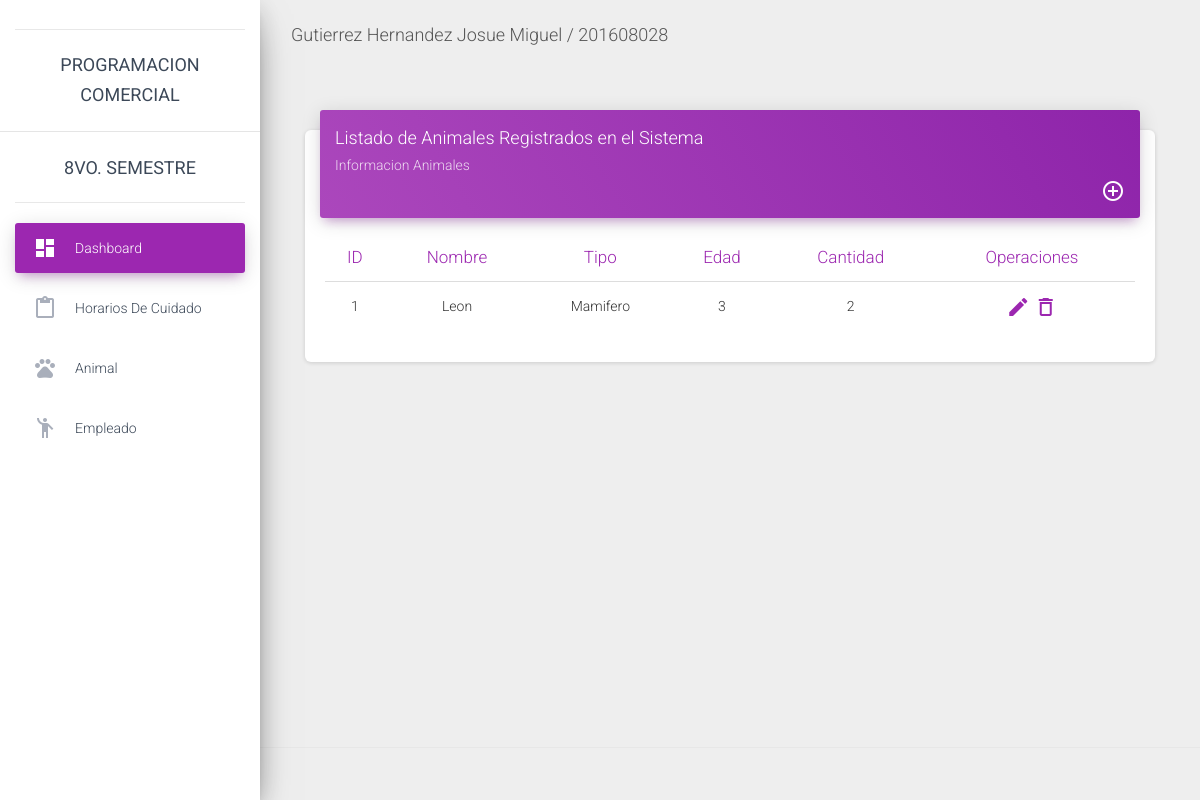
Page /animal/ on the earlier database version.
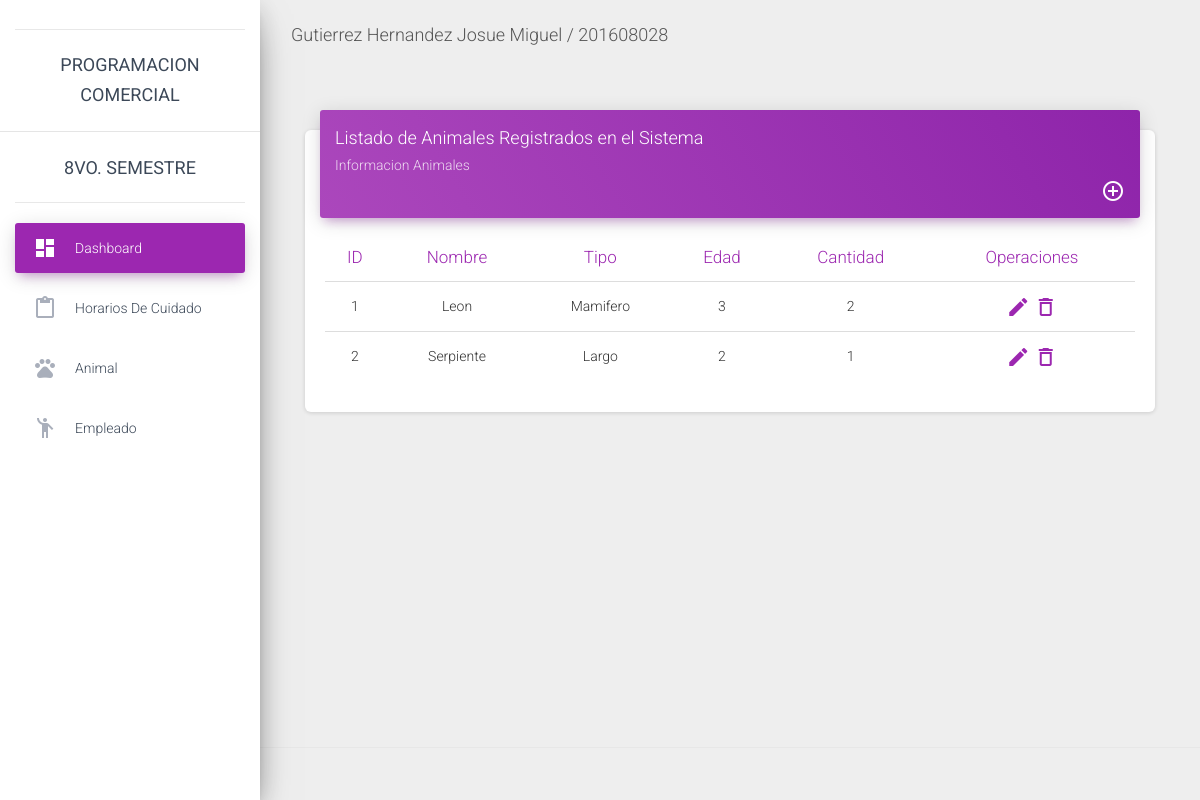
Same page on the later database version.
### CRUD/models.py (models this page shows, shortened)
class Animal(models.Model):
    nombre = models.CharField(max_length=70)
    tipo = models.CharField(max_length=50)
    edad = models.IntegerField()
    cantidad = models.IntegerField()

### CRUD/views.py (the view)
# urls.py: url(r'^animal/', views.ListaAnimal, name='ListaAnimal'),
def ListaAnimal(request):
    animal = Animal.objects.all
    return render(request,'animal/list_animal.html',{'animal':animal})

### CRUD/templates/animal/list_animal.html
{% extends 'master.html' %}
{% block content %}
<div class="content">
       <div class="container-fluid">
         <div class="row">
           <div class="col-md-12">
             <div class="card">
               <div class="card-header card-header-primary">
                 <h4 class="card-title ">Listado de Animales Registrados en el Sistema</h4>
                 <p class="card-category"> Informacion Animales</p>
                 <li style="list-style-type:none; float:right;">
                   <a href="/nuevoA/">
                     <i class="material-icons"
                     style="color: white;">
                       add_circle_outline</i>
                   </a>
                 </li>
               </div>
               <div class="card-body" style="text-align: center;">
                 <div class="table-responsive">
                   <table class="table">
                     <thead class=" text-primary">
                       <th>ID</th>
                       <th>Nombre</th>
                       <th>Tipo</th>
                       <th>Edad</th>
                       <th>Cantidad</th>
                       <th>Operaciones</th>
                     </thead>
                     <tbody>
                       {% for a in animal %}
                       <tr>
                         <td>
                           {{ a.id }}
                         </td>
                         <td>
                           {{ a.nombre }}
                         </td>
                         <td>
                           {{ a.tipo }}
                         </td>
                         <td>
                           {{ a.edad }}
                         </td>
                         <td>
                           {{ a.cantidad }}
                         </td>
                         <td>
                           <li style="list-style-type:none">
                             <a href="#">
                               <i class="material-icons">create</i>
                             </a>
                             <a href="#">
                             <i class="material-icons">delete_outline</i>
                              </a>
                           </li>
                         </td>
                       </tr>
                       {% endfor %}
                     </tbody>
                   </table>
                 </div>
               </div>
             </div>
           </div>
       </div>
   </div>
</div>
{% endblock %}

Differences in the rows shown:
added Animal: id "2", nombre "Serpiente", tipo "Largo", edad "2", cantidad "1"
